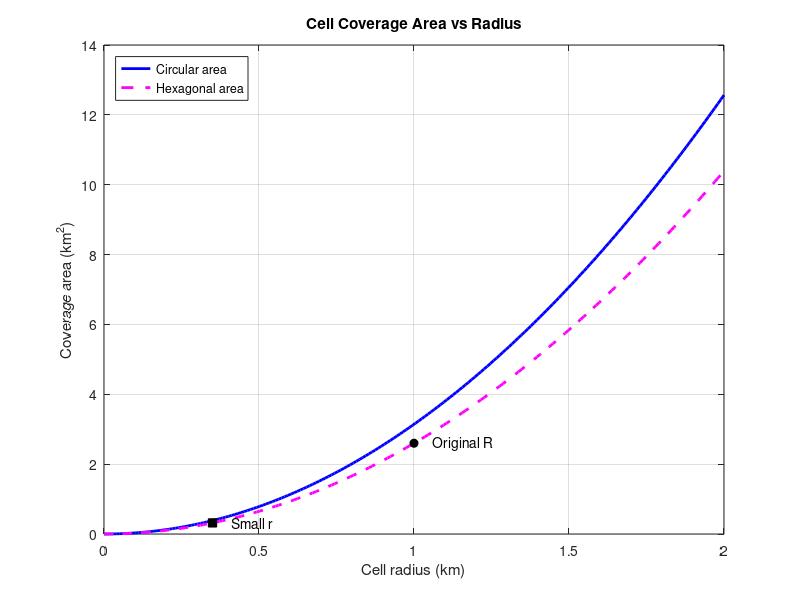
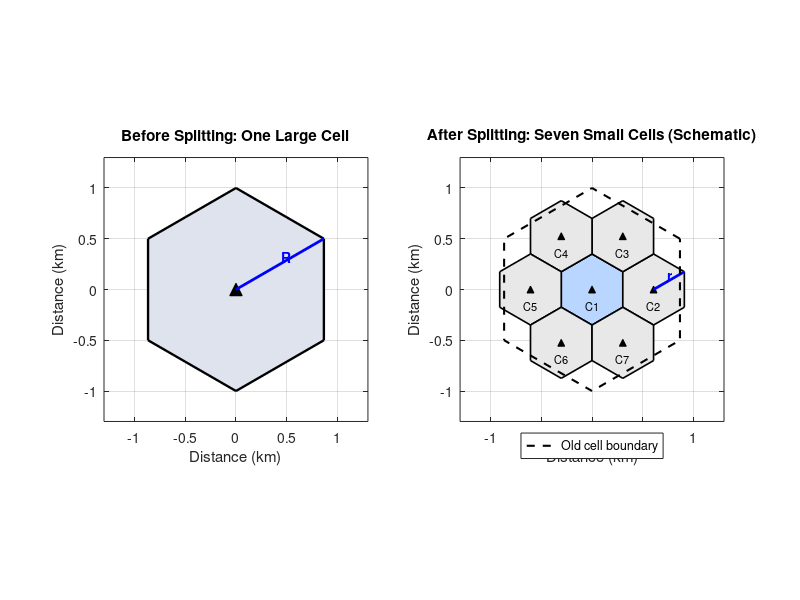

The MATLAB source for these figures, in order:
%% EXP08 - Cell Coverage, Radius and Cell Splitting
% Figure 1: Coverage area vs cell radius (circle and hexagon)
% Figure 2: Before/after splitting (one large cell, seven small cells)
clear; clc; close all;

%% 1. Parameters and calculations
R = 1;                  % Original cell radius (km)
r = 0.35*R;             % Small cell radius (km)
n = 4;                  % Path-loss exponent

Ac0 = pi*R^2;                   % Old circular area
Ac1 = pi*r^2;                   % New circular area
Ah0 = 3*sqrt(3)*R^2/2;         % Old hexagonal area
Ah1 = 3*sqrt(3)*r^2/2;         % New hexagonal area
P = (r/R)^n;                    % New/old transmitter power

d = sqrt(3)*r;                 % Adjacent small-cell center spacing
fprintf('Old radius R = %.2f km, small radius r = %.2f km\n', R, r);
fprintf('Circle: old = %.3f, small = %.3f km^2\n', Ac0, Ac1);
fprintf('Hexagon: old = %.3f, small = %.3f km^2\n', Ah0, Ah1);
fprintf('Area ratio = %.4f (%.2f%%)\n', (r/R)^2, 100*(r/R)^2);
fprintf('Power ratio = %.5f (%.2f dB)\n', P, 10*log10(P));
fprintf('Small-cell center spacing = %.3f km\n', d);

%% 2. Figure 1 - Coverage area vs cell radius
rv = linspace(0, 2*R, 200);
Ac = pi*rv.^2;                  % Circular area curve
Ah = 3*sqrt(3)*rv.^2/2;       % Hexagonal area curve

figure('Color','w','Position',[100 100 850 500]);
plot(rv,Ac,'b-','LineWidth',2); hold on;
plot(rv,Ah,'m--','LineWidth',2);
plot(R,Ah0,'ko','MarkerFaceColor','k');
plot(r,Ah1,'ks','MarkerFaceColor','k');
text(R+0.06,Ah0,'Original R','FontSize',10);
text(r+0.06,Ah1,'Small r','FontSize',10);
xlabel('Cell radius (km)'); ylabel('Coverage area (km^2)');
title('Cell Coverage Area vs Radius');
legend('Circular area','Hexagonal area','Location','northwest');
grid on; box on; hold off;

%% 3. Figure 2 - Before and after cell splitting
t = (30:60:390)*pi/180;          % Hexagon vertices + closing point
xy = [0 0; d 0; d/2 1.5*r; -d/2 1.5*r; ...
     -d 0; -d/2 -1.5*r; d/2 -1.5*r];

figure('Color','w','Position',[100 100 1100 510]);

% Before: one large hexagonal cell
subplot(1,2,1); hold on;
fill(R*cos(t),R*sin(t),[0.87 0.89 0.93], ...
     'EdgeColor','k','LineWidth',1.7);
plot(0,0,'k^','MarkerFaceColor','k','MarkerSize',9); % Base station
plot([0 R*cos(t(1))],[0 R*sin(t(1))],'b-','LineWidth',2);
text(0.45*R,0.33*R,'R','Color','b','FontWeight','bold');
title('Before Splitting: One Large Cell');
axis equal; grid on; box on;
xlim(1.3*[-R R]); ylim(1.3*[-R R]);
xlabel('Distance (km)'); ylabel('Distance (km)'); hold off;

% After: 1 center cell and 6 surrounding small cells
subplot(1,2,2); hold on;
for k = 1:7
     x = xy(k,1); y = xy(k,2);
     col = [0.91 0.91 0.91];
     if k == 1, col = [0.72 0.84 1]; end
     fill(x+r*cos(t),y+r*sin(t),col, ...
          'EdgeColor','k','LineWidth',1.2);
     plot(x,y,'k^','MarkerFaceColor','k','MarkerSize',5);
     text(x,y-0.45*r,sprintf('C%d',k), ...
          'HorizontalAlignment','center','FontSize',8);
end
% Mark the radius of small cell C2
x = xy(2,1); y = xy(2,2);
plot([x x+r*cos(t(1))],[y y+r*sin(t(1))],'b-','LineWidth',2);
text(x+0.4*r,y+0.37*r,'r','Color','b','FontWeight','bold');
% Dashed old boundary is a reference, NOT a perfect partition
h = plot(R*cos(t),R*sin(t),'k--','LineWidth',1.5);
legend(h,'Old cell boundary','Location','southoutside');
title('After Splitting: Seven Small Cells (Schematic)');
axis equal; grid on; box on;
xlim(1.3*[-R R]); ylim(1.3*[-R R]);
xlabel('Distance (km)'); ylabel('Distance (km)'); hold off;
